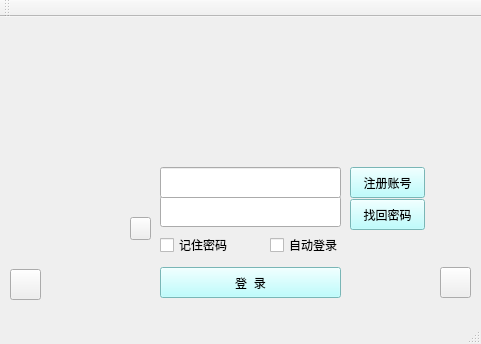
<?xml version="1.0" encoding="UTF-8"?>
<ui version="4.0">
 <class>MainWindow</class>
 <widget class="QMainWindow" name="MainWindow">
  <property name="geometry">
   <rect>
    <x>0</x>
    <y>0</y>
    <width>481</width>
    <height>344</height>
   </rect>
  </property>
  <property name="windowTitle">
   <string>MainWindow</string>
  </property>
  <property name="styleSheet">
   <string notr="true">QMainWindow{
	
	
	background-color: qconicalgradient(cx:0.5, cy:0.5, angle:0, stop:0 rgba(35, 40, 3, 255), stop:0.16 rgba(136, 106, 22, 255), stop:0.225 rgba(166, 140, 41, 255), stop:0.285 rgba(204, 181, 74, 255), stop:0.345 rgba(235, 219, 102, 255), stop:0.415 rgba(245, 236, 112, 255), stop:0.52 rgba(209, 190, 76, 255), stop:0.57 rgba(187, 156, 51, 255), stop:0.635 rgba(168, 142, 42, 255), stop:0.695 rgba(202, 174, 68, 255), stop:0.75 rgba(218, 202, 86, 255), stop:0.815 rgba(208, 187, 73, 255), stop:0.88 rgba(187, 156, 51, 255), stop:0.935 rgba(137, 108, 26, 255), stop:1 rgba(35, 40, 3, 255));
}</string>
  </property>
  <widget class="QWidget" name="centralWidget">
   <widget class="QLineEdit" name="lineEdit">
    <property name="geometry">
     <rect>
      <x>160</x>
      <y>179</y>
      <width>181</width>
      <height>31</height>
     </rect>
    </property>
    <property name="styleSheet">
     <string notr="true">QLineEdit:hover{
border-style:ooutset;
border-radius:10px;
padding:6px;
background-color: rgb(255, 255, 127);
		 
}</string>
    </property>
    <property name="echoMode">
     <enum>QLineEdit::Password</enum>
    </property>
   </widget>
   <widget class="QPushButton" name="pushButton_2">
    <property name="geometry">
     <rect>
      <x>350</x>
      <y>150</y>
      <width>75</width>
      <height>31</height>
     </rect>
    </property>
    <property name="styleSheet">
     <string notr="true">QPushButton:hover{color:rgb(255, 0, 0);
background-color: rgb(170, 255, 0);
}
QPushButton{background-color:rgb(170, 255, 255)}</string>
    </property>
    <property name="text">
     <string>注册账号</string>
    </property>
   </widget>
   <widget class="QPushButton" name="pushButton_3">
    <property name="geometry">
     <rect>
      <x>350</x>
      <y>182</y>
      <width>75</width>
      <height>31</height>
     </rect>
    </property>
    <property name="styleSheet">
     <string notr="true">QPushButton:hover{color:rgb(255, 0, 0);
background-color: rgb(170, 255, 0);
}
QPushButton{background-color:rgb(170, 255, 255)}</string>
    </property>
    <property name="text">
     <string>找回密码</string>
    </property>
   </widget>
   <widget class="QPushButton" name="pushButton_4">
    <property name="geometry">
     <rect>
      <x>130</x>
      <y>200</y>
      <width>21</width>
      <height>23</height>
     </rect>
    </property>
    <property name="text">
     <string/>
    </property>
   </widget>
   <widget class="QCheckBox" name="checkBox">
    <property name="geometry">
     <rect>
      <x>160</x>
      <y>220</y>
      <width>71</width>
      <height>16</height>
     </rect>
    </property>
    <property name="styleSheet">
     <string notr="true">QCheckBox:hover{color:rgb(255, 0, 0)}</string>
    </property>
    <property name="text">
     <string>记住密码</string>
    </property>
   </widget>
   <widget class="QCheckBox" name="checkBox_2">
    <property name="geometry">
     <rect>
      <x>270</x>
      <y>220</y>
      <width>71</width>
      <height>16</height>
     </rect>
    </property>
    <property name="styleSheet">
     <string notr="true">QCheckBox:hover{color:rgb(255, 0, 0)}</string>
    </property>
    <property name="text">
     <string>自动登录</string>
    </property>
   </widget>
   <widget class="QPushButton" name="pushButton_5">
    <property name="geometry">
     <rect>
      <x>160</x>
      <y>250</y>
      <width>181</width>
      <height>31</height>
     </rect>
    </property>
    <property name="styleSheet">
     <string notr="true">QPushButton:hover{color:rgb(255, 0, 0);

	background-color: rgb(170, 255, 0);
}
QPushButton{
	background-color:rgb(170, 255, 255)
}
</string>
    </property>
    <property name="text">
     <string>登  录</string>
    </property>
   </widget>
   <widget class="QPushButton" name="pushButton_6">
    <property name="geometry">
     <rect>
      <x>10</x>
      <y>252</y>
      <width>31</width>
      <height>31</height>
     </rect>
    </property>
    <property name="styleSheet">
     <string notr="true">QPushButton{
	
	border-image: url(:/new/prefix1/ziyuan/b4e6539c872c1b4db45852da774183b4.png);
}</string>
    </property>
    <property name="text">
     <string/>
    </property>
   </widget>
   <widget class="QPushButton" name="pushButton_7">
    <property name="geometry">
     <rect>
      <x>440</x>
      <y>250</y>
      <width>31</width>
      <height>31</height>
     </rect>
    </property>
    <property name="styleSheet">
     <string notr="true">QPushButton{
	
	border-image: url(:/new/prefix1/ziyuan/685574c7d527804795221f165d7c90e9.png);
}</string>
    </property>
    <property name="text">
     <string/>
    </property>
   </widget>
   <widget class="QLabel" name="label">
    <property name="geometry">
     <rect>
      <x>70</x>
      <y>140</y>
      <width>81</width>
      <height>81</height>
     </rect>
    </property>
    <property name="text">
     <string/>
    </property>
    <property name="pixmap">
     <pixmap resource="ziyuan.qrc">:/new/prefix1/ziyuan/HeadImage.png</pixmap>
    </property>
   </widget>
   <widget class="QLineEdit" name="lineEdit_2">
    <property name="geometry">
     <rect>
      <x>160</x>
      <y>150</y>
      <width>181</width>
      <height>31</height>
     </rect>
    </property>
    <property name="styleSheet">
     <string notr="true">QLineEdit:hover{
border-style:ooutset;
border-radius:10px;
padding:6px;
background-color: rgb(255, 255, 127);
		 
}</string>
    </property>
   </widget>
   <widget class="QLabel" name="label_2">
    <property name="geometry">
     <rect>
      <x>0</x>
      <y>0</y>
      <width>481</width>
      <height>151</height>
     </rect>
    </property>
    <property name="styleSheet">
     <string notr="true"/>
    </property>
    <property name="text">
     <string/>
    </property>
   </widget>
  </widget>
  <widget class="QMenuBar" name="menuBar">
   <property name="geometry">
    <rect>
     <x>0</x>
     <y>0</y>
     <width>481</width>
     <height>23</height>
    </rect>
   </property>
  </widget>
  <widget class="QToolBar" name="mainToolBar">
   <attribute name="toolBarArea">
    <enum>TopToolBarArea</enum>
   </attribute>
   <attribute name="toolBarBreak">
    <bool>false</bool>
   </attribute>
  </widget>
  <widget class="QStatusBar" name="statusBar"/>
 </widget>
 <layoutdefault spacing="6" margin="11"/>
 <resources>
  <include location="ziyuan.qrc"/>
 </resources>
 <connections/>
</ui>
